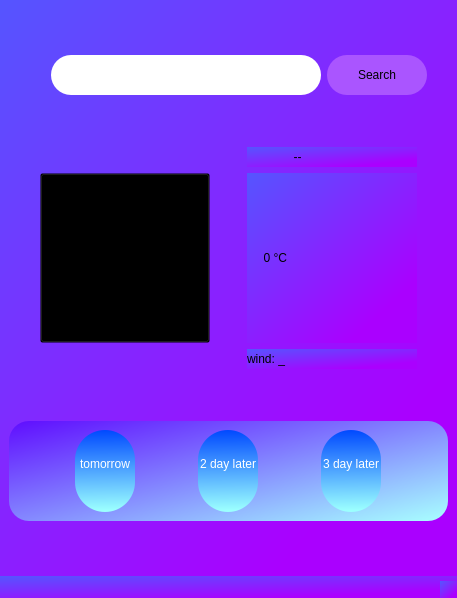
<?xml version="1.0" encoding="UTF-8"?>
<ui version="4.0">
 <class>weather</class>
 <widget class="QMainWindow" name="weather">
  <property name="geometry">
   <rect>
    <x>0</x>
    <y>0</y>
    <width>457</width>
    <height>598</height>
   </rect>
  </property>
  <property name="windowTitle">
   <string>MainWindow</string>
  </property>
  <property name="styleSheet">
   <string notr="true">background-color: qlineargradient(spread:pad, x1:0, y1:0, x2:0.773, y2:0.840909, stop:0 rgba(85, 85, 255, 255), stop:1 rgba(170, 0, 255, 255));</string>
  </property>
  <widget class="QWidget" name="centralwidget">
   <layout class="QGridLayout" name="gridLayout">
    <item row="2" column="0" colspan="5">
     <widget class="QFrame" name="horizontalFrame">
      <property name="maximumSize">
       <size>
        <width>16777215</width>
        <height>100</height>
       </size>
      </property>
      <property name="styleSheet">
       <string notr="true">background-color: qlineargradient(spread:pad, x1:0, y1:0, x2:0.994318, y2:1, stop:0 rgba(95, 13, 255, 255), stop:1 rgba(168, 255, 255, 255));
border-radius: 20px;</string>
      </property>
      <layout class="QHBoxLayout" name="horizontalLayout">
       <item>
        <widget class="QPushButton" name="tomorrow">
         <property name="sizePolicy">
          <sizepolicy hsizetype="Expanding" vsizetype="Expanding">
           <horstretch>0</horstretch>
           <verstretch>0</verstretch>
          </sizepolicy>
         </property>
         <property name="minimumSize">
          <size>
           <width>60</width>
           <height>0</height>
          </size>
         </property>
         <property name="maximumSize">
          <size>
           <width>60</width>
           <height>280</height>
          </size>
         </property>
         <property name="styleSheet">
          <string notr="true">border-radius: 30px;
background-color: qlineargradient(spread:pad, x1:0.494318, y1:0, x2:0.505273, y2:0.977273, stop:0 rgba(0, 73, 255, 255), stop:1 rgba(155, 255, 255, 255));
font: 10pt &quot;MRT_Ghafeleh&quot;;
color: rgb(255, 255, 255);</string>
         </property>
         <property name="text">
          <string>tomorrow 
</string>
         </property>
        </widget>
       </item>
       <item>
        <widget class="QPushButton" name="day_later">
         <property name="sizePolicy">
          <sizepolicy hsizetype="Expanding" vsizetype="Expanding">
           <horstretch>0</horstretch>
           <verstretch>0</verstretch>
          </sizepolicy>
         </property>
         <property name="minimumSize">
          <size>
           <width>60</width>
           <height>0</height>
          </size>
         </property>
         <property name="maximumSize">
          <size>
           <width>60</width>
           <height>280</height>
          </size>
         </property>
         <property name="styleSheet">
          <string notr="true">border-radius: 30px;
background-color: qlineargradient(spread:pad, x1:0.494318, y1:0, x2:0.505273, y2:0.977273, stop:0 rgba(0, 73, 255, 255), stop:1 rgba(155, 255, 255, 255));
font: 10pt &quot;MRT_Ghafeleh&quot;;
color: rgb(255, 255, 255);</string>
         </property>
         <property name="text">
          <string>2 day later
</string>
         </property>
        </widget>
       </item>
       <item>
        <widget class="QPushButton" name="day_later2">
         <property name="sizePolicy">
          <sizepolicy hsizetype="Expanding" vsizetype="Expanding">
           <horstretch>0</horstretch>
           <verstretch>0</verstretch>
          </sizepolicy>
         </property>
         <property name="minimumSize">
          <size>
           <width>60</width>
           <height>0</height>
          </size>
         </property>
         <property name="maximumSize">
          <size>
           <width>60</width>
           <height>280</height>
          </size>
         </property>
         <property name="styleSheet">
          <string notr="true">border-radius: 30px;
background-color: qlineargradient(spread:pad, x1:0.494318, y1:0, x2:0.505273, y2:0.977273, stop:0 rgba(0, 73, 255, 255), stop:1 rgba(155, 255, 255, 255));
font: 10pt &quot;MRT_Ghafeleh&quot;;
color: rgb(255, 255, 255);</string>
         </property>
         <property name="text">
          <string>3 day later
</string>
         </property>
        </widget>
       </item>
      </layout>
     </widget>
    </item>
    <item row="1" column="0" colspan="5">
     <layout class="QGridLayout" name="gridLayout_2">
      <item row="3" column="1">
       <widget class="QLabel" name="wind_lb">
        <property name="maximumSize">
         <size>
          <width>170</width>
          <height>20</height>
         </size>
        </property>
        <property name="styleSheet">
         <string notr="true">font: 16pt &quot;MRT_Ghafeleh&quot;;
color: rgb(255, 255, 255);
background-color: f&quot;{main_window_bg_color.name()}&quot;;</string>
        </property>
        <property name="text">
         <string>wind: _</string>
        </property>
       </widget>
      </item>
      <item row="1" column="1">
       <widget class="QLabel" name="dec_lb">
        <property name="maximumSize">
         <size>
          <width>170</width>
          <height>20</height>
         </size>
        </property>
        <property name="styleSheet">
         <string notr="true">font: 700 16pt &quot;MRT_Ghafeleh&quot;;
color: rgb(255, 255, 255);
background-color: f&quot;{main_window_bg_color.name()}&quot;;</string>
        </property>
        <property name="text">
         <string>              --</string>
        </property>
       </widget>
      </item>
      <item row="2" column="1">
       <widget class="QLabel" name="temp_lb">
        <property name="enabled">
         <bool>true</bool>
        </property>
        <property name="sizePolicy">
         <sizepolicy hsizetype="Preferred" vsizetype="Preferred">
          <horstretch>0</horstretch>
          <verstretch>0</verstretch>
         </sizepolicy>
        </property>
        <property name="maximumSize">
         <size>
          <width>170</width>
          <height>170</height>
         </size>
        </property>
        <property name="styleSheet">
         <string notr="true">font: 700 32pt &quot;MRT_Ghafeleh&quot;;
color: rgb(255, 255, 255);
background-color: f&quot;{main_window_bg_color.name()}&quot;;</string>
        </property>
        <property name="text">
         <string>     0 °C</string>
        </property>
       </widget>
      </item>
      <item row="2" column="0">
       <widget class="QPushButton" name="icon_box">
        <property name="sizePolicy">
         <sizepolicy hsizetype="Expanding" vsizetype="Expanding">
          <horstretch>0</horstretch>
          <verstretch>0</verstretch>
         </sizepolicy>
        </property>
        <property name="maximumSize">
         <size>
          <width>170</width>
          <height>170</height>
         </size>
        </property>
        <property name="styleSheet">
         <string notr="true">background-color: transparent;</string>
        </property>
        <property name="text">
         <string/>
        </property>
       </widget>
      </item>
     </layout>
    </item>
    <item row="0" column="3">
     <widget class="QPushButton" name="btn_search">
      <property name="sizePolicy">
       <sizepolicy hsizetype="Expanding" vsizetype="Expanding">
        <horstretch>0</horstretch>
        <verstretch>0</verstretch>
       </sizepolicy>
      </property>
      <property name="minimumSize">
       <size>
        <width>80</width>
        <height>40</height>
       </size>
      </property>
      <property name="maximumSize">
       <size>
        <width>100</width>
        <height>40</height>
       </size>
      </property>
      <property name="styleSheet">
       <string notr="true">background-color: rgb(170, 85, 255);
border-radius: 20px;
color: rgb(0, 0, 0);
font: 700 15pt &quot;calibri&quot;;</string>
      </property>
      <property name="text">
       <string>Search</string>
      </property>
     </widget>
    </item>
    <item row="0" column="2">
     <widget class="QLineEdit" name="txt_box">
      <property name="sizePolicy">
       <sizepolicy hsizetype="Expanding" vsizetype="Expanding">
        <horstretch>0</horstretch>
        <verstretch>0</verstretch>
       </sizepolicy>
      </property>
      <property name="minimumSize">
       <size>
        <width>170</width>
        <height>40</height>
       </size>
      </property>
      <property name="maximumSize">
       <size>
        <width>270</width>
        <height>40</height>
       </size>
      </property>
      <property name="styleSheet">
       <string notr="true">background-color: rgb(255, 255, 255);
border-radius: 20px;
font: 15pt &quot;Calibri&quot;;</string>
      </property>
     </widget>
    </item>
   </layout>
  </widget>
  <widget class="QMenuBar" name="menubar">
   <property name="geometry">
    <rect>
     <x>0</x>
     <y>0</y>
     <width>457</width>
     <height>22</height>
    </rect>
   </property>
  </widget>
  <widget class="QStatusBar" name="statusbar"/>
 </widget>
 <resources/>
 <connections/>
</ui>
